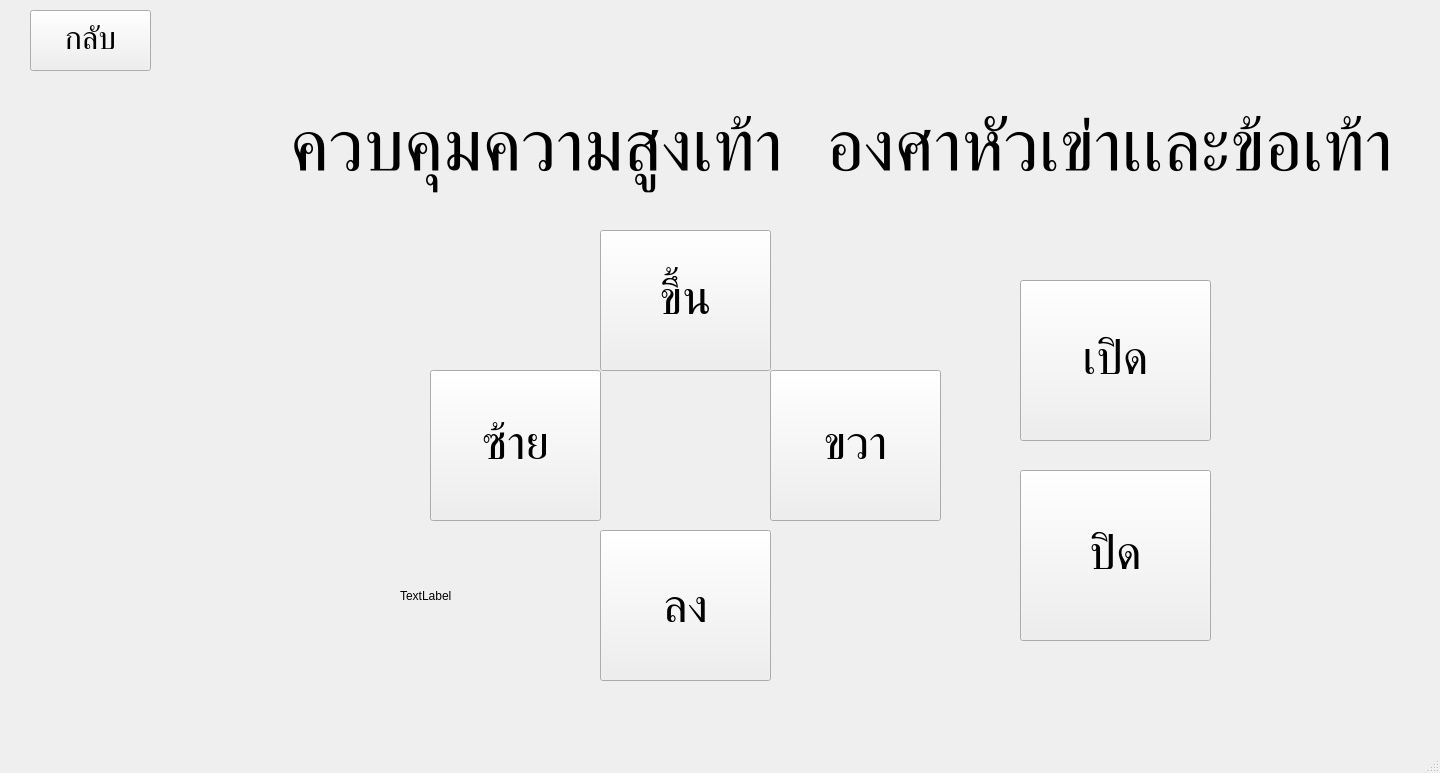
<?xml version="1.0" encoding="UTF-8"?>
<ui version="4.0">
 <class>MainWindow</class>
 <widget class="QMainWindow" name="MainWindow">
  <property name="geometry">
   <rect>
    <x>0</x>
    <y>0</y>
    <width>1440</width>
    <height>773</height>
   </rect>
  </property>
  <property name="windowTitle">
   <string>MainWindow</string>
  </property>
  <widget class="QWidget" name="centralwidget">
   <widget class="QPushButton" name="pushButton">
    <property name="geometry">
     <rect>
      <x>600</x>
      <y>230</y>
      <width>171</width>
      <height>141</height>
     </rect>
    </property>
    <property name="font">
     <font>
      <family>Courier</family>
      <pointsize>36</pointsize>
     </font>
    </property>
    <property name="text">
     <string>ขึ้น</string>
    </property>
   </widget>
   <widget class="QPushButton" name="pushButton_2">
    <property name="geometry">
     <rect>
      <x>600</x>
      <y>530</y>
      <width>171</width>
      <height>151</height>
     </rect>
    </property>
    <property name="font">
     <font>
      <pointsize>36</pointsize>
     </font>
    </property>
    <property name="text">
     <string>ลง</string>
    </property>
   </widget>
   <widget class="QPushButton" name="pushButton_3">
    <property name="geometry">
     <rect>
      <x>770</x>
      <y>370</y>
      <width>171</width>
      <height>151</height>
     </rect>
    </property>
    <property name="font">
     <font>
      <family>Courier</family>
      <pointsize>36</pointsize>
     </font>
    </property>
    <property name="text">
     <string>ขวา</string>
    </property>
   </widget>
   <widget class="QPushButton" name="pushButton_4">
    <property name="geometry">
     <rect>
      <x>430</x>
      <y>370</y>
      <width>171</width>
      <height>151</height>
     </rect>
    </property>
    <property name="font">
     <font>
      <family>Courier</family>
      <pointsize>36</pointsize>
     </font>
    </property>
    <property name="text">
     <string>ซ้าย</string>
    </property>
   </widget>
   <widget class="QPushButton" name="pushButton_5">
    <property name="geometry">
     <rect>
      <x>1020</x>
      <y>280</y>
      <width>191</width>
      <height>161</height>
     </rect>
    </property>
    <property name="font">
     <font>
      <family>Courier</family>
      <pointsize>36</pointsize>
     </font>
    </property>
    <property name="text">
     <string>เปิด</string>
    </property>
   </widget>
   <widget class="QPushButton" name="pushButton_6">
    <property name="geometry">
     <rect>
      <x>1020</x>
      <y>470</y>
      <width>191</width>
      <height>171</height>
     </rect>
    </property>
    <property name="font">
     <font>
      <family>Courier</family>
      <pointsize>36</pointsize>
     </font>
    </property>
    <property name="text">
     <string>ปิด</string>
    </property>
   </widget>
   <widget class="QPushButton" name="back">
    <property name="geometry">
     <rect>
      <x>30</x>
      <y>10</y>
      <width>121</width>
      <height>61</height>
     </rect>
    </property>
    <property name="font">
     <font>
      <family>Courier</family>
      <pointsize>24</pointsize>
     </font>
    </property>
    <property name="text">
     <string>กลับ</string>
    </property>
   </widget>
   <widget class="QLabel" name="label">
    <property name="geometry">
     <rect>
      <x>290</x>
      <y>70</y>
      <width>1121</width>
      <height>161</height>
     </rect>
    </property>
    <property name="font">
     <font>
      <family>Courier</family>
      <pointsize>55</pointsize>
     </font>
    </property>
    <property name="text">
     <string>ควบคุมความสูงเท้า องศาหัวเข่าเเละข้อเท้า</string>
    </property>
   </widget>
   <widget class="QLabel" name="label_2">
    <property name="geometry">
     <rect>
      <x>400</x>
      <y>560</y>
      <width>161</width>
      <height>71</height>
     </rect>
    </property>
    <property name="text">
     <string>TextLabel</string>
    </property>
   </widget>
  </widget>
  <widget class="QStatusBar" name="statusbar"/>
 </widget>
 <resources/>
 <connections/>
</ui>
